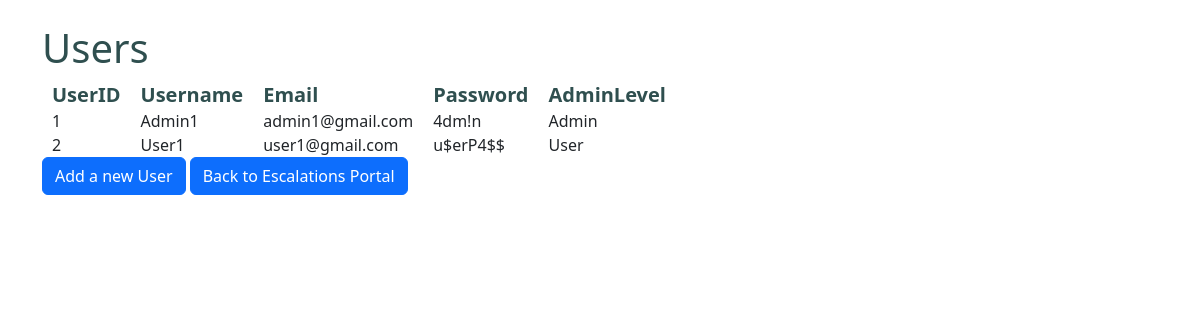
/users (signed in), run on an earlier commit of the app's database.
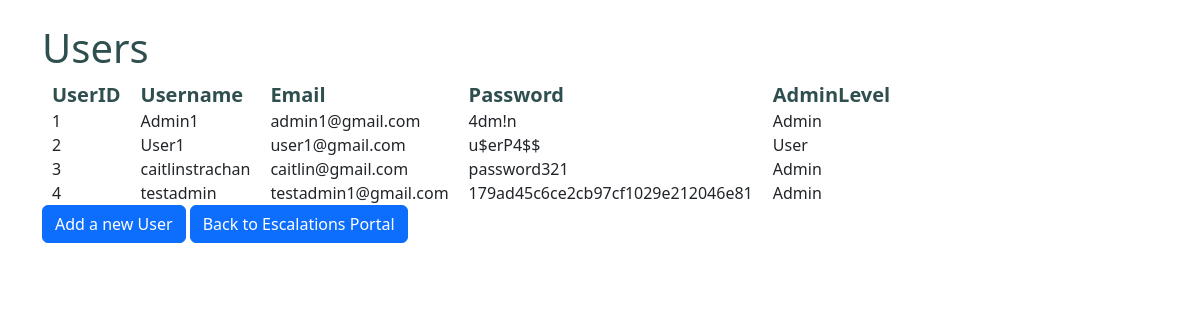
And on a later commit of the database.
### tables this page shows
CREATE TABLE USERS
         (UserID INTEGER PRIMARY KEY AUTOINCREMENT NOT NULL,
          Username           TEXT    NOT NULL,
          Email              VARCHAR(50)    NOT NULL,
          Password           VARCHAR(50)    NOT NULL,
          AdminLevel         TEXT    NOT NULL);

### views.py (the view)
@app.route("/users")
def users():
    conn = get_db_connection()
    cursor = conn.cursor()
    cursor.execute('SELECT * FROM USERS')
    users = cursor.fetchall()
    adminLevel = session['adminLevel']
    if 'loggedin' in session:
        if 'Admin' in adminLevel:
           return render_template("users.html", users=users)
        else:
           return render_template("notAdminErrorPage.html")
    return redirect(url_for('login'))

### views.py (called while the page is built)
def get_db_connection():
    conn = sql.connect('ticketdb.db')
    conn.row_factory = sql.Row
    return conn

### TicketSystem/templates/users.html (shortened to what this page needs)
﻿<!DOCTYPE html>
{% extends 'base.html' %}
{% block content%}
<body>
    <h1>Users</h1>
    <table>
        <thead>
        <td>UserID</td>
        <td>Username</td>
        <td>Email</td>
        <td>Password</td>
        <td>AdminLevel</td>
        </thead>
        {% for user in users %}
        <tr>
            <td>{{user["UserID"]}}</td>
            <td>{{user["Username"]}}</td>
            <td>{{user["Email"]}}</td>
            <td>{{user["Password"]}}</td>
            <td>{{user["AdminLevel"]}}</td>
        </tr>
        {% endfor %}
    </table>
    <a href="newuser" class="btn btn-primary">Add a new User</a>
    <a href="dashboard" class="btn btn-primary">Back to Escalations Portal</a>
</body>
{% endblock %}

### TicketSystem/templates/base.html (shortened to what this page needs)
<link href="{{ url_for('static', filename='css/style.css')}}" rel="stylesheet" />
<!doctype html>
<html lang="en">
<head>
    <link href="https://cdn.jsdelivr.net/npm/bootstrap@5.2.0/dist/css/bootstrap.min.css" rel="stylesheet">
</head>
<body>
    <br />
    <div class="container">
        {% block content%}
        {% endblock %}
    </div>
</body>
</html>

### TicketSystem/static/css/style.css (style rules this page uses)
h1 { color: darkslategray; font-size:60px; }
thead { color:darkslategray; font-size: 20px; font-weight: bold; }
body { background: #f4f4f4; }
td { padding-left: 10px; padding-right: 10px; }

What changed in the data, as far as the page shows it:
added USERS: UserID "3", Username "caitlinstrachan", Email "caitlin@gmail.com", Password "password321", AdminLevel "Admin"
added USERS: UserID "4", Username "testadmin", Email "testadmin1@gmail.com", Password "179ad45c6ce2cb97cf1029e212046e81", AdminLevel "Admin"
